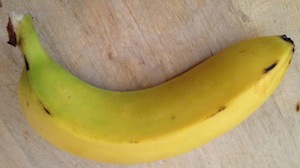
#> input picture images/b1.jpg, 300 x 168 px
$ python banana_detector.py --image images/b1.jpg   (Python 2 division)
#> lines starting #> are read from the running program, lines starting #| are printed output that depends on the picture
# USAGE
# python banana_detector.py --image images/b1.jpg

# import the necessary packages
import argparse
import cv2
import numpy as np
import glob

# construct the argument parse and parse the arguments
ap = argparse.ArgumentParser()
ap.add_argument("-i", "--image", required=True,
	help="path to the input image")
ap.add_argument("-c", "--cascade",
	#default="banana_classifier.xml",
	help="path to banana detector haar cascade")
args = vars(ap.parse_args())

# load the input image and convert it to grayscale
image = cv2.imread(args["image"])
#> image is the input picture: shape (168, 300, 3); mean B, G, R 98.3, 152.3, 172.3
image2 = cv2.imread(args["image"])
gray = cv2.cvtColor(image, cv2.COLOR_BGR2GRAY)
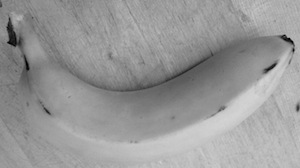
#> gray: shape (168, 300); min 2, max 213, mean 152.1

# load the cat detector Haar cascade, then detect cat faces
# in the input image
detector = cv2.CascadeClassifier(args["cascade"])
#> (the run stopped early here; a loop or call above may not have finished)

$ run again, with images/b0.jpg copied over images/b1.jpg
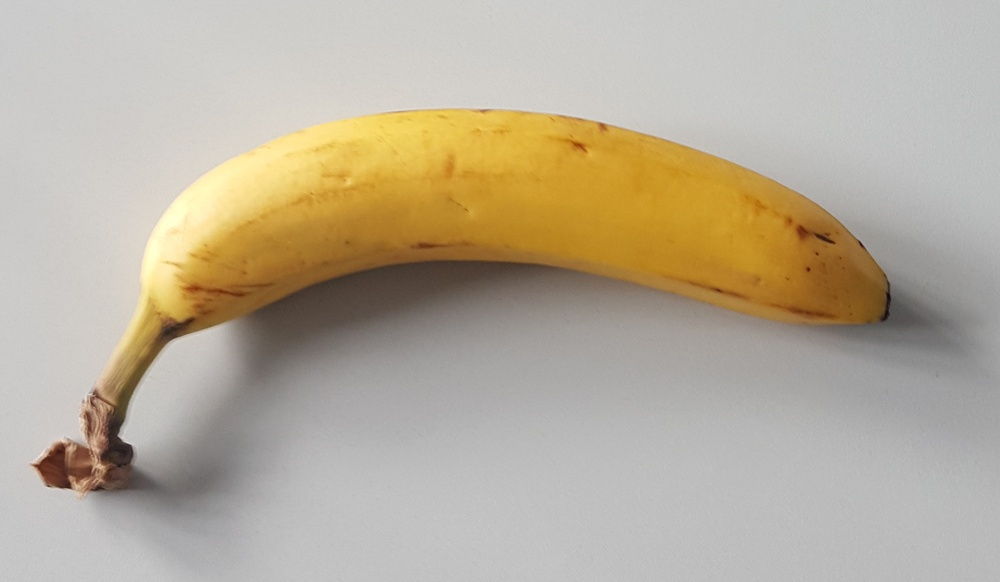
#> input picture images/b0.jpg, 1000 x 582 px, shrunk from 2376 x 1383 before the run
#> image is the input picture: shape (582, 1000, 3); mean B, G, R 155.6, 174.1, 184.3
#> `gray = cv2.cvtColor(image, cv2.COLOR_BGR2GRAY)`:
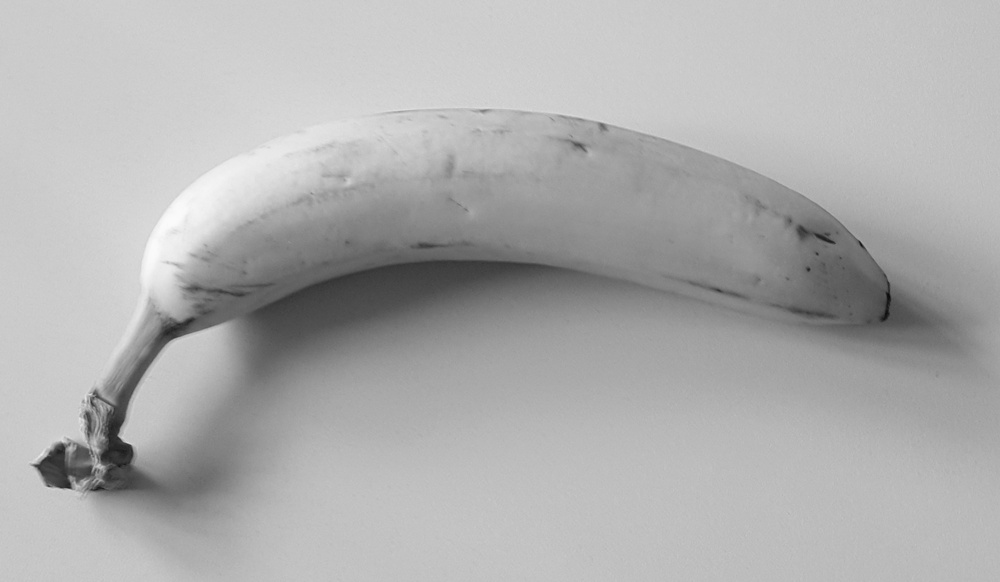
#> gray: shape (582, 1000); min 11, max 250, mean 175.1

$ run again, with images/b2.jpg copied over images/b1.jpg
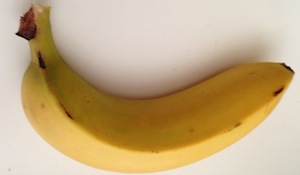
#> input picture images/b2.jpg, 300 x 175 px
#> image is the input picture: shape (175, 300, 3); mean B, G, R 130.8, 171.4, 196.1
#> `gray = cv2.cvtColor(image, cv2.COLOR_BGR2GRAY)`:
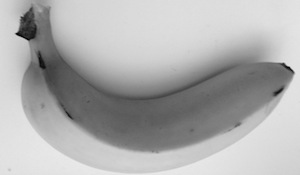
#> gray: shape (175, 300); min 4, max 236, mean 174.2

$ run again, with images/b3.jpg copied over images/b1.jpg
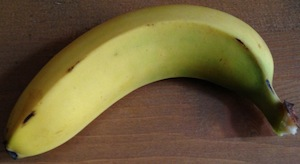
#> input picture images/b3.jpg, 300 x 164 px
#> image is the input picture: shape (164, 300, 3); mean B, G, R 56.8, 93.2, 108.3
#> `gray = cv2.cvtColor(image, cv2.COLOR_BGR2GRAY)`:
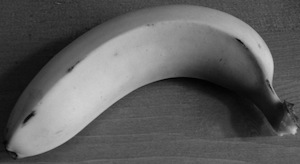
#> gray: shape (164, 300); min 1, max 208, mean 93.5
